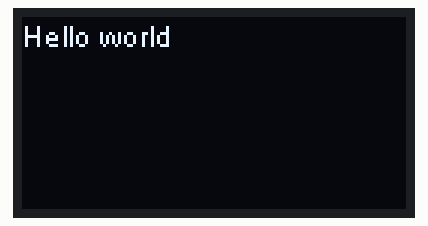
A sketch run on a simulated ESP8266 (NodeMCU). Shown: 128×64 one-colour display.

Above: at 0.1 s.
At 2.1 s:
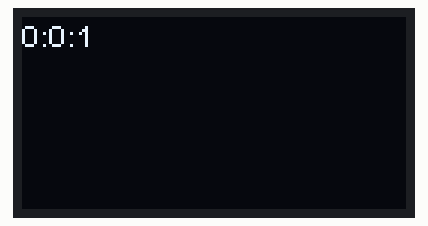
At 10.2 s:
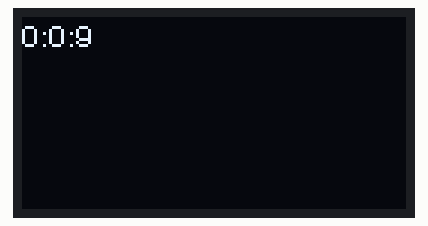
At 20.3 s:
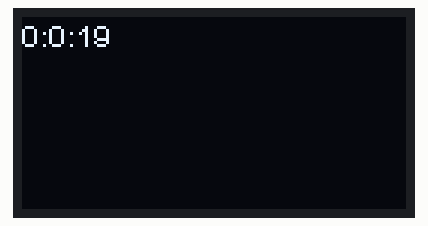
At 29.5 s:
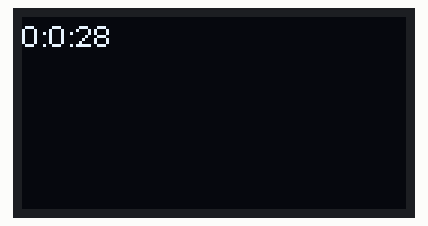
At 38.6 s:
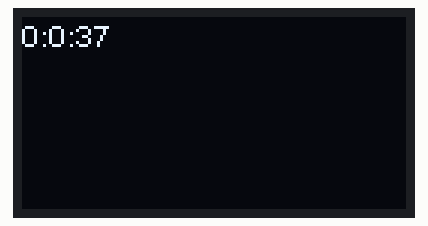

Measured:
- what the display in image 1 shows lasts 1.1 s, from 2.0 s to 3.1 s

The sketch:

CODE_OLED.ino
```cpp
#include <Wire.h>
#include "SSD1306.h"

SSD1306  display(0x3c, 4, 5);
int thoi_gian = 0;
void setup()
{
  Serial.begin(115200);
  display.init();
  //display.flipScreenVertically(); //đảo chiều
  display.setFont(ArialMT_Plain_10);
  display.drawString(0, 0, "Hello world");
  display.display();
  delay(1000);
  display.clear();
}
void loop()
{
  int gio, phut, giay;
  delay(1000);
  thoi_gian ++;
  gio = thoi_gian/3600;
  phut = (thoi_gian%3600)/60;
  giay = thoi_gian % 60;
  display.clear();
  display.drawString(0, 0, String(gio) + ":" + String(phut) + ":" + String(giay));
  display.display();
}
```
